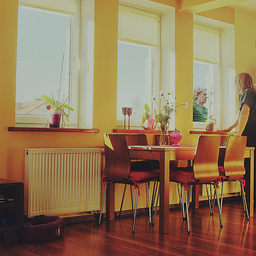
#> input picture D_wc_g15/sample_input.png, 256 x 256 px, given in place of 000000000285.jpg, which was not available
$ python edge_scale.py
#> lines starting #> are read from the running program, lines starting #| are printed output that depends on the picture; pictures that were not available may be replaced by others from this repository, and a replacement may not be noted
### tools/toon.py
"""赛璐璐平涂 + 漫画线条：补上 Gram 学不到的东西。

    python -m tools.toon --ckpt runs/final/D_ukiyoe --input data/content --limit 3

**为什么需要这一步**：Gram 矩阵是颜色/纹理的统计量，它丢掉了空间结构。
米山舞画风的核心是「有力线条 + 赛璐璐平涂」，这两样 Gram 都抓不住——
实测训出来的是一层斜向排线纹理，不是线条。

**分工原则（这一路试错得出的）**：

    网络负责它擅长的：调色板、明暗关系、大色块的取舍
    固定逻辑负责剩下的：平坦（量化）、线条（内容边缘）、粗细（多尺度）

把"平坦"和"线条"塞进网络里学，试过两次都失败——它们本来就不是网络该做的。

**完整管线**：

    网络输出 → 提饱和 → 提对比 → 模糊 → 量化 → 中值去斑 → 叠多尺度线条
    内容帧 ─────────────────→ 多尺度边缘 ────────────────────┘

⚠ 本文件是**效果原型**，只验证"这样做好不好看"，不追求硬件可实现性。
落到 RTL 前要单独评估：行缓冲怎么复用、多尺度边缘怎么流水。

**踩过的坑（都留了代码注释）**：
  1. 直接在原图上做 Sobel → 毛发/草地纹理全成了线，糊成一片
  2. 模糊放在"训练目标"里 → 连对比和结构一起抹掉，输出像蒙了层灰
  3. 量化不先去斑 → 排线残渣被切成碎色块
"""

from __future__ import annotations

import argparse
import sys
from pathlib import Path

import numpy as np
from PIL import Image

sys.path.insert(0, str(Path(__file__).resolve().parent.parent))

from train.data import (  # noqa: E402
    DATA,
    blend_chroma,
    color_stats,
    load_style,
    match_luma,
    merge_luma,
    to_batch,
    to_luma,
    transfer_matrix,
)
from train.stylize import fit, load_net  # noqa: E402
from train.train import pick_device  # noqa: E402

LUMA = np.array([0.299, 0.587, 0.114], dtype=np.float32)
SOBEL_X = np.array([[-1, 0, 1], [-2, 0, 2], [-1, 0, 1]], dtype=np.float32)
SOBEL_Y = SOBEL_X.T


# ─────────────────────────────────────────────────────────────
# 基础算子（纯 numpy，不引入 scipy）
# ─────────────────────────────────────────────────────────────
def _conv3(a: np.ndarray, k: np.ndarray) -> np.ndarray:
    """3×3 卷积，边缘复制填充（不要用 np.roll——它会绕回，在边界造假边缘）。"""
    p = np.pad(a, 1, mode="edge")
    h, w = a.shape
    out = np.zeros_like(a)
    for dy in range(3):
        for dx in range(3):
            if k[dy, dx]:
                out += k[dy, dx] * p[dy:dy + h, dx:dx + w]
    return out


def _gaussian_kernel(sigma: float) -> np.ndarray:
    r = max(1, int(round(3 * sigma)))
    x = np.arange(-r, r + 1, dtype=np.float32)
    k = np.exp(-(x ** 2) / (2 * sigma ** 2))
    return k / k.sum()


def blur(rgb: np.ndarray, sigma: float) -> np.ndarray:
    """可分离高斯模糊。"""
    if sigma <= 0:
        return rgb
    k = _gaussian_kernel(sigma)
    r = len(k) // 2
    out = rgb.astype(np.float32)
    for axis in (0, 1):
        out = np.apply_along_axis(
            lambda m: np.convolve(np.pad(m, r, mode="edge"), k, mode="valid"),
            axis, out)
    return out.astype(np.float32)


# [22 lines left out: functions median3, saturate, not called in this run]


class TemporalStat:
    """**逐帧统计量的时间平滑**：一阶 IIR + 场景切换检测。所有逐帧统计量共用。

    ## 为什么必须有它

    只要流水线开始用**逐帧统计量**（`match_luma` 的亮度对齐、`auto_contrast_params`
    的自适应对比度），就直接继承两个问题：

    1. **帧间闪烁**——统计量逐帧抖动 ⇒ 增益逐帧抖动 ⇒ 画面亮度/对比度在抖。
    2. **场景切换**——IIR 平滑之后，切镜头时统计量要**很多帧**才追上新场景，
       这期间增益是错的（画面忽明忽暗）。α=0.9 时时间常数 ≈ 10 帧，
       **720p30 下约 0.33 秒**——肉眼很明显。

    所以两个机制缺一不可：**IIR 抑抖动 + 突变检测在切镜头时把 IIR 重置**。

        if |x_t − s_{t−1}| > cut_thr · scale:   s_t = x_t          （判为切镜头，直接跳）
        else:                                   s_t = α·s_{t−1} + (1−α)·x_t

    `cut_thr` 用 `scale` 归一，这样它不依赖输入的绝对量级
    （和 `train/data.py::match_luma` 同一个教训：阈值必须相对量级定）。

    ## 硬件代价

    **每个统计量一个寄存器**（存 `s_{t−1}`），外加一个比较器和一个乘加。
    没有行缓冲、没有 BRAM。

    ## ⚠ 原型里验不了"不闪"

    这里的单张图和视频无关——**下面的自检只验数学**（阶跃响应、抖动抑制、
    切镜头重置），**验不了上板的实际观感**。上板前不要把这条标成"已解决"。
    """

    # `cut_thr=0.10`（2026-09-29 从 0.25 改下来）：0.25 会**漏检**
    # —— 实测折叠网络的切镜头跳变是 0.244，刚好卡在阈值下面。
    # 0.10 的余量：场景内逐帧抖动实测 0.0079，阈值是它的 **13 倍**，不会误触发。
    # [125 lines left out: functions __init__, __call__, auto_contrast_params, contrast, _integral, _quad_sum, not called in this run]


PAPER_WHITE = np.array([248, 244, 232], np.float32) / 255.0   # 暖纸白
COOL_PIGMENT = np.array([28, 42, 66], np.float32) / 255.0     # 冷颜料（暗部）


OCT_POW = -0.375
"""八度加权指数，**实测标定**出来的，不是推的（见 `_paper_field`）。"""


# [511 lines left out: functions _paper_field, wc_finish, kuwahara, _bilinear, _down_box, _up_nn and 5 more, not called in this run]


def gradient_xy(rgb: np.ndarray, sigma: float) -> tuple[np.ndarray, np.ndarray, np.ndarray]:
    """灰度梯度：返回 (幅值, gx, gy)。幅值已归一化到约 0~1。

    ⚠ **必须先模糊**：直接在原图上跑 Sobel 会把毛发、草地、布料纹理
    全当成线（实测踩过）。真实的漫画线条只勾**轮廓和主要结构**，
    所以要在"简化过的图"上找边缘。sigma 就是简化程度。
    """
    gray = rgb @ LUMA
    if sigma > 0:
        gray = blur(gray[:, :, None], sigma)[:, :, 0]
    gx = _conv3(gray, SOBEL_X)
    gy = _conv3(gray, SOBEL_Y)
    return np.clip(np.hypot(gx, gy) / 4.0, 0.0, 1.0), gx, gy


def nonmax_suppress(mag: np.ndarray, gx: np.ndarray, gy: np.ndarray) -> np.ndarray:
    """非极大值抑制（Canny 的关键一步）：把"带宽度"的梯度脊细化成 1 像素。

    **为什么必须要这一步**：Sobel 出来的边缘是一条有宽度的带（3 像素左右）。
    直接膨胀加粗，相邻的线会黏成一片黑块——实测就是这样糊掉的。
    NMS 之后线才是"1 像素的脊"，想多粗就膨胀几圈，粗细可控且不相连。

    做法：沿梯度方向看左右两个邻居，只有自己是局部极大才保留。
    硬件上是 8 个比较器 + 一个方向选择，也很便宜。
    """
    h, w = mag.shape
    p = np.pad(mag, 1, mode="edge")
    # 把梯度方向量化到 4 个桶：0=水平 1=/ 2=垂直 3=\
    ang = np.degrees(np.arctan2(gy, gx)) % 180.0
    bucket = ((ang + 22.5) // 45.0).astype(np.int8) % 4

    nbrs = {
        0: (p[1:h + 1, 2:w + 2], p[1:h + 1, 0:w]),    # → ←
        1: (p[2:h + 2, 2:w + 2], p[0:h, 0:w]),        # ↗ ↙
        2: (p[2:h + 2, 1:w + 1], p[0:h, 1:w + 1]),    # ↑ ↓
        3: (p[2:h + 2, 0:w], p[0:h, 2:w + 2]),        # ↘ ↖
    }
    out = mag.copy()
    for k, (a1, a2) in nbrs.items():
        m = (bucket == k) & ((mag < a1) | (mag < a2))
        out[m] = 0.0
    return out


# [88 lines left out: functions dilate, downsample, upsample_mask, line_mask, not called in this run]


_last_label: list = [None]
"""最近一次 region_colorize 用的分区标签。

线条和色块如果是两套独立的分割，就会**对不齐**（实测：熊脸颊上的线和色块错开）。
真实的赛璐璐里**线条就是色块的边界**，是同一个东西。所以让 region_colorize
把标签留在这里，线条直接从它上面取边界——天然对齐，而且不用做 Sobel/NMS。
"""


# [53 lines left out: functions region_boundary_mask, _box, guided_filter, not called in this run]


def _norm(x: np.ndarray) -> np.ndarray:
    """零均值、单位标准差。"""
    return (x - x.mean()) / (x.std() + 1e-6)


# [245 lines left out: functions _gradmag, watercolor, region_colorize, flatten, quantize_perceptual, line_overlay and 2 more, not called in this run]


# ─────────────────────────────────────────────────────────────
def to_np(t) -> np.ndarray:
    """(1,3,H,W) [0,1] -> (H,W,3)"""
    return t[0].permute(1, 2, 0).detach().cpu().numpy()


def to_pil(a: np.ndarray) -> Image.Image:
    return Image.fromarray((np.clip(a, 0, 1) * 255).astype(np.uint8))


# [553 lines left out: functions label_strip, main, _self_check, not called in this run]


# [5 lines that do not run on import are left out]

### tools/edge_scale.py
"""边缘检测：阈值 vs 尺度，到底哪个能分开"纹理"和"结构"？

    python -m tools.edge_scale --input data/content/000000000285.jpg

**要回答的问题**：在边缘检测前加模糊（按尺度筛），能不能用"调阈值"（按强度筛）替代？

**预期结论**：不能，因为两者是**正交的两个维度**——

    阈值：梯度幅值 > T                 → 按【强度】筛
    模糊：梯度在空间尺度 σ 上仍然显著  → 按【尺度】筛

毛发的纹理和物体的轮廓，**强度范围是重叠的**（毛尖对毛根的高对比度可以很陡），
但**尺度范围不重叠**（纹理是高频，轮廓是低频）。所以阈值切不开它们。

本脚本用**百分位阈值**保证可对比性：不管 σ 多大，都取梯度最强的同样比例像素。
这样"同一比例下 σ 越大是不是越干净"才是公平的比较。
"""

from __future__ import annotations

import argparse
import sys
from pathlib import Path

import numpy as np
from PIL import Image, ImageDraw

sys.path.insert(0, str(Path(__file__).resolve().parent.parent))

from tools.toon import blur, gradient_xy, nonmax_suppress  # noqa: E402
from train.data import DATA  # noqa: E402


def mask_at(rgb: np.ndarray, sigma: float, pct: float) -> tuple[np.ndarray, float]:
    """在给定尺度下，取梯度最强的 pct% 像素作为边缘。返回 (掩码, 实际阈值)。"""
    mag, gx, gy = gradient_xy(rgb, sigma)
    n = nonmax_suppress(mag, gx, gy)
    thr = float(np.percentile(n, 100.0 - pct))
    return n > thr, thr


def main() -> int:
    ap = argparse.ArgumentParser(description="阈值 vs 尺度：边缘提取的两种筛选")
    ap.add_argument("--input", type=Path,
                    default=DATA / "content" / "000000000285.jpg")
    ap.add_argument("--max-side", type=int, default=420)
    ap.add_argument("--sigmas", type=float, nargs="*", default=[0.0, 1.5, 3.0, 5.0])
    ap.add_argument("--pcts", type=float, nargs="*", default=[2.0, 5.0, 10.0])
    ap.add_argument("--out", type=Path, default=Path("runs/edge_scale.png"))
    args = ap.parse_args()

    img = Image.open(args.input).convert("RGB")
#> img is the input picture: PIL image 256x256 RGB; mean R, G, B 145.6, 120, 88.1
    if max(img.size) > args.max_side:
        s = args.max_side / max(img.size)
        img = img.resize((round(img.width * s), round(img.height * s)), Image.BICUBIC)
    rgb = np.asarray(img).astype(np.float32) / 255.0
    h, w = rgb.shape[:2]
#> h = 256; w = 256

    print(f"图 {args.input.name}  {w}x{h}")
#| 图 000000000285.jpg  256x256
    print(f"列 = 边缘占比（百分位阈值，保证同一尺度内可比）")
    print(f"行 = 不同尺度 σ\n")

    # 阈值诊断表：同一 σ 下，纹理区和结构区能不能靠阈值分开？
    print("── 梯度幅值的百分位（看纹理把分布推到多高）")
    print(f"{'σ':>5} {'P50':>8} {'P90':>8} {'P99':>8} {'P99.9':>8}  {'最大':>8}")
    for sg in args.sigmas:
        mag, gx, gy = gradient_xy(rgb, sg)
        n = nonmax_suppress(mag, gx, gy)
        v = n.ravel()
        print(f"{sg:>5.1f} " + " ".join(
            f"{np.percentile(v, p):>8.4f}" for p in (50, 90, 99, 99.9))
            + f" {v.max():>8.4f}")
#> this loop made 4 passes
#|   0.0   0.0000   0.1037   0.4027   0.5435   0.6303
#|   1.5   0.0000   0.0257   0.1416   0.1975   0.2236
#|   3.0   0.0000   0.0021   0.0659   0.0902   0.1099
#|   5.0   0.0000   0.0000   0.0366   0.0539   0.0685
#> pass 1, in gradient_xy, `gray = rgb @ LUMA`:
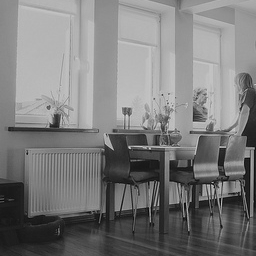
#> gray: shape (256, 256) float32; min 0.0122, max 0.845, mean 0.486
#> pass 1, in gradient_xy, `gx = _conv3(gray, SOBEL_X)`:
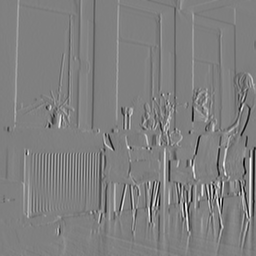
#> gx: shape (256, 256) float32; min -2.39, max 2.38, mean -0.00234; drawn with min black and max white
#> pass 1, in gradient_xy, `gy = _conv3(gray, SOBEL_Y)`:
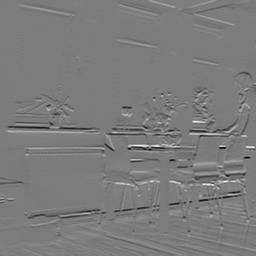
#> gy: shape (256, 256) float32; min -2.4, max 2.51, mean -0.0113; drawn with min black and max white
#> after the loop:
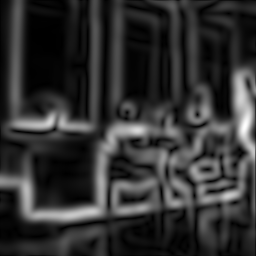
#> mag: shape (256, 256) float32; min 1.37e-05, max 0.0685, mean 0.0133; drawn with min black and max white
    print()

    # 拼图：每行一个 σ，每列一个占比
    cell = 300
    bar = 20
    sheet = Image.new("RGB", (cell * (len(args.pcts) + 1),
                              (cell + bar) * (len(args.sigmas) + 1)), (250, 250, 252))
    d = ImageDraw.Draw(sheet)

    thumb = img.resize((cell, cell), Image.BICUBIC)
    sheet.paste(thumb, (0, bar))
    d.text((5, 4), "content", fill=(20, 20, 30))
    for j, p in enumerate(args.pcts):
        d.text((cell * (j + 1) + 5, 4), f"top {p:g}%", fill=(20, 20, 30))

    for i, sg in enumerate(args.sigmas):
        y = (cell + bar) * (i + 1)
        d.text((5, y + 4), f"σ={sg:g}", fill=(20, 20, 30))
        for j, p in enumerate(args.pcts):
            m, thr = mask_at(rgb, sg, p)
            vis = np.where(m[..., None], rgb * 0.15, 1.0)
            sheet.paste(Image.fromarray((vis * 255).astype(np.uint8)).resize((cell, cell),
                        Image.NEAREST), (cell * (j + 1), y))
            d.text((cell * (j + 1) + 5, y + 4), f"T={thr:.3f}",
                   fill=(20, 20, 30))
#> this loop made 4 passes
#> y on passes 3 to 4: 960, 1280
#> pass 1, in nonmax_suppress (call 5), `p = np.pad(mag, 1, mode="edge")`:
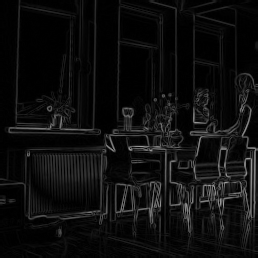
#> p: shape (258, 258) float32; min 0, max 0.63, mean 0.056
#> pass 1, in nonmax_suppress (call 5), `ang = np.degrees(np.arctan2(gy, gx)) % 180.0`:
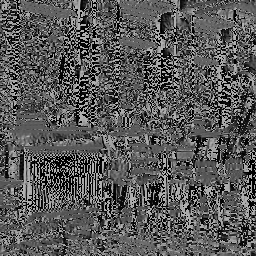
#> ang: shape (256, 256) float32; min 0, max 180, mean 88.6
#> after the loop:
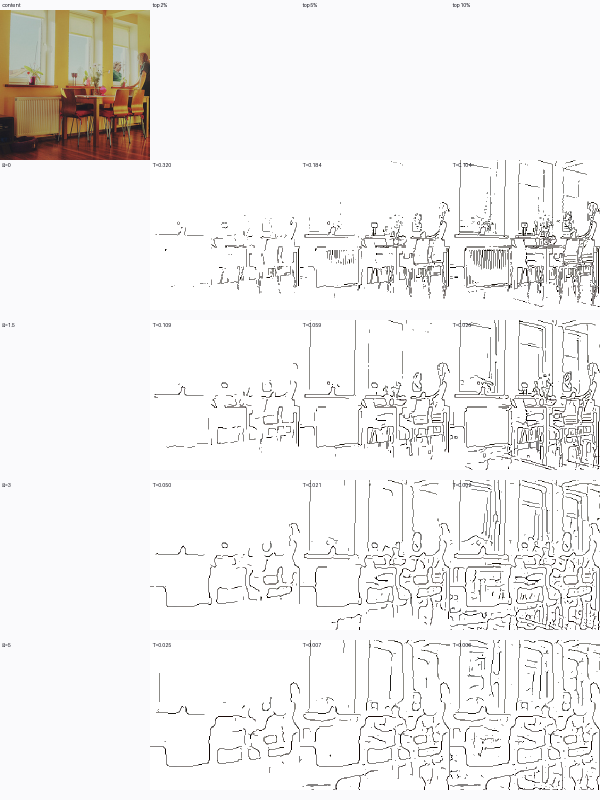
#> sheet: PIL image 1200x1600 RGB (shown at 1/2 size); mean R, G, B 240.6, 239.3, 238.4

    args.out.parent.mkdir(parents=True, exist_ok=True)
    sheet.save(args.out)
    print(f"对照图 -> {args.out}")
    print()
    print("看什么：找一行『σ=0 且阈值调到最高』，再和 σ=3 那一行比——")
    print("  如果 σ=0 无论阈值多高都清不掉毛发的碎线，就说明**阈值切不开纹理和结构**。")
    return 0


if __name__ == "__main__":
    raise SystemExit(main())
#> (the program exits here)

$ run again, on reports/simulation/img_snap.jpg
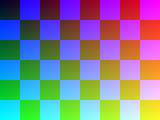
#> input picture reports/simulation/img_snap.jpg, 160 x 120 px, given in place of 000000000285.jpg, which was not available
#> in main, img is the input picture: PIL image 160x120 RGB; mean R, G, B 126.6, 126.7, 146.4
#| 图 000000000285.jpg  160x120
#> the loop in main, `for sg in args.sigmas:` made 4 passes
#|   0.0   0.0000   0.0223   0.1117   0.1149   0.1203
#|   1.5   0.0000   0.0109   0.0557   0.0571   0.0575
#|   3.0   0.0000   0.0000   0.0333   0.0352   0.0353
#|   5.0   0.0000   0.0000   0.0214   0.0249   0.0254
#> the loop in main, `for i, sg in enumerate(args.sigmas):` made 4 passes
#> y on passes 3 to 4: 960, 1280
#> pass 1, in nonmax_suppress (call 5), `ang = np.degrees(np.arctan2(gy, gx)) % 180.0`:
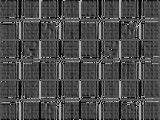
#> ang: shape (120, 160) float32; min 0.0139, max 180, mean 74.9
#> after the loop in main, `for i, sg in enumerate(args.sigmas):`:
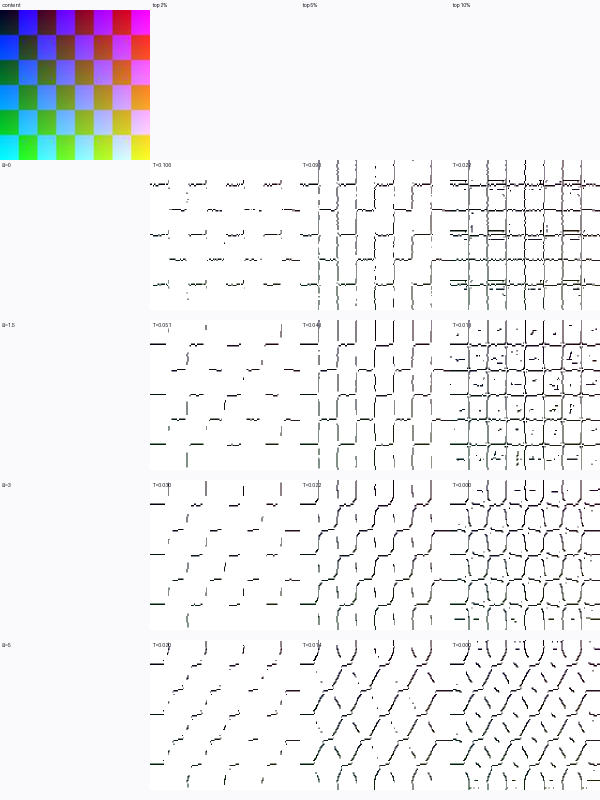
#> sheet: PIL image 1200x1600 RGB (shown at 1/2 size); mean R, G, B 239.9, 239.9, 241.6
